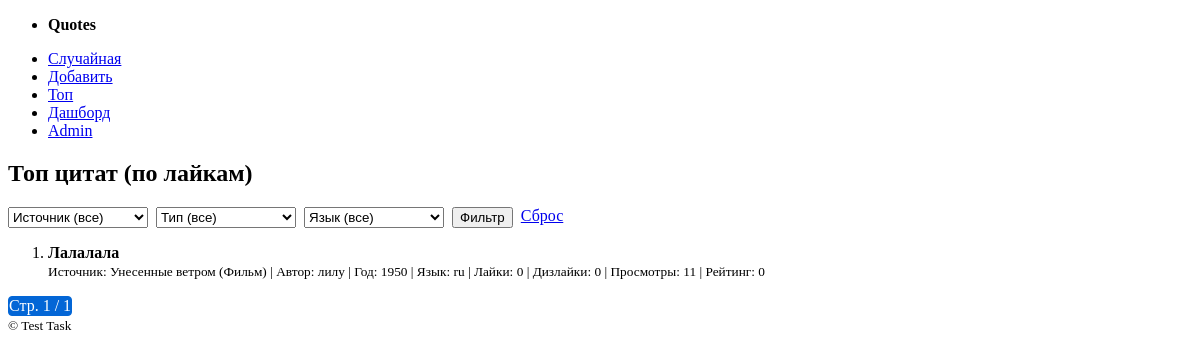
The app's page /top/, older data.
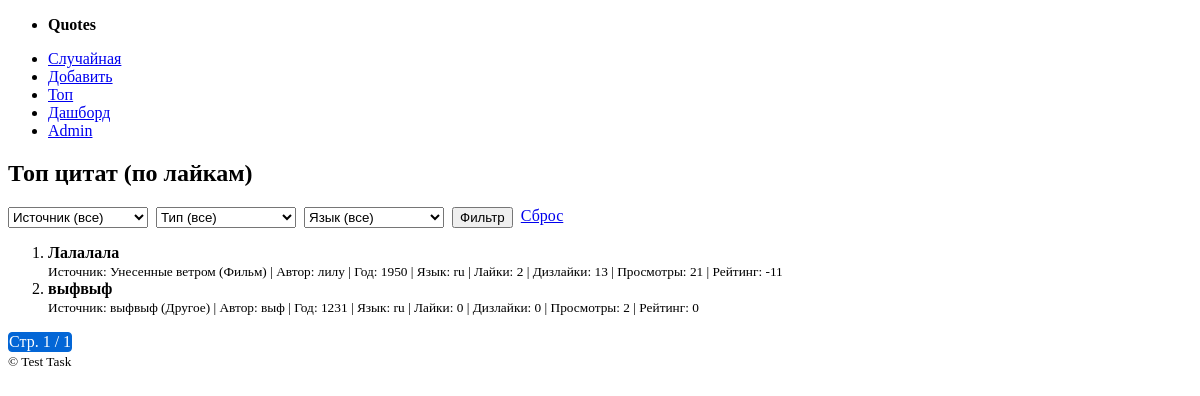
The same page, newer data.
### quotesapp/models.py (models this page shows, shortened)
class Quote(models.Model):
    source = models.ForeignKey(Source, on_delete=models.CASCADE, related_name="quotes")
    text = models.TextField(unique=True)
    weight = models.PositiveIntegerField(default=1)
    views = models.PositiveIntegerField(default=0)
    likes = models.PositiveIntegerField(default=0)
    dislikes = models.PositiveIntegerField(default=0)
    author = models.CharField(max_length=255, blank=True)
    language = models.CharField(max_length=8, default="ru", help_text="Код языка, напр. ru, en")
    year = models.PositiveIntegerField(null=True, blank=True)
    created_at = models.DateTimeField(auto_now_add=True)
    class Meta:
        ordering = ["-likes", "-created_at"]
        indexes = [
            models.Index(fields=["language"]),
            models.Index(fields=["source"]),
        ]
    @property
    def rating(self):
        return self.likes - self.dislikes

class Source(models.Model):
    SOURCE_TYPES = [
        ("movie", "Фильм"),
        ("book", "Книга"),
        ("other", "Другое"),
    ]
    name = models.CharField(max_length=255, unique=True)
    type = models.CharField(max_length=20, choices=SOURCE_TYPES, default="other")

### quotesapp/views.py (the view)
# urls.py: path("top/", views.top_quotes, name="top_quotes"),
def top_quotes(request):
    qs = Quote.objects.all()
    source_id = request.GET.get("source")
    source_type = request.GET.get("type")
    language = request.GET.get("lang")
    if source_id:
        qs = qs.filter(source_id=source_id)
    if source_type:
        qs = qs.filter(source__type=source_type)
    if language:
        qs = qs.filter(language=language)
    qs = qs.order_by("-likes", "dislikes", "-views")
    paginator = Paginator(qs, 10)
    page_number = request.GET.get("page")
    page_obj = paginator.get_page(page_number)
    sources = Source.objects.order_by("name")
    languages = Quote.objects.values_list("language", flat=True).distinct().order_by("language")
    context = {
        "page_obj": page_obj,
        "sources": sources,
        "languages": languages,
        "current_source": source_id or "",
        "current_type": source_type or "",
        "current_lang": language or "",
    }
    return render(request, "quotesapp/top_quotes.html", context)

### quotesapp/templates/quotesapp/top_quotes.html (shortened to what this page needs)
{% extends "quotesapp/base.html" %}
{% block content %}
<h2>Топ цитат (по лайкам)</h2>
<form method="get" class="inline-filters">
    <select name="source">
        <option value="">Источник (все)</option>
    </select>
    <select name="type">
        <option value="">Тип (все)</option>
    </select>
    <select name="lang">
        <option value="">Язык (все)</option>
    </select>
    <button type="submit">Фильтр</button>
    <a href="{% url 'top_quotes' %}" role="button" class="secondary">Сброс</a>
</form>
{% if page_obj.object_list %}
<ol start="{{ page_obj.start_index }}">
  {% for q in page_obj.object_list %}
    <li>
      <strong>{{ q.text|truncatechars:160 }}</strong><br/>
      <small>
        Источник: {{ q.source.name }} ({{ q.source.get_type_display }})
        {% if q.author %}| Автор: {{ q.author }}{% endif %}
        {% if q.year %}| Год: {{ q.year }}{% endif %}
        | Язык: {{ q.language }}
        | Лайки: {{ q.likes }} | Дизлайки: {{ q.dislikes }} | Просмотры: {{ q.views }} | Рейтинг: {{ q.rating }}
      </small>
    </li>
  {% endfor %}
</ol>
<div class="pagination">
    <span class="current">Стр. {{ page_obj.number }} / {{ page_obj.paginator.num_pages }}</span>
</div>
{% else %}
<p>Нет цитат.</p>
{% endif %}
{% endblock %}

### quotesapp/templates/quotesapp/base.html (shortened to what this page needs)
{% load static %}
<!DOCTYPE html>
<html lang="ru">
<head>
    <link rel="stylesheet" href="https://cdn.jsdelivr.net/npm/@picocss/pico@2/css/pico.min.css">
</head>
<body>
<header class="container">
    <nav>
        <ul>
            <li><strong>Quotes</strong></li>
        </ul>
        <ul>
            <li><a href="{% url 'index' %}">Случайная</a></li>
            <li><a href="{% url 'add_quote' %}">Добавить</a></li>
            <li><a href="{% url 'top_quotes' %}">Топ</a></li>
            <li><a href="{% url 'dashboard' %}">Дашборд</a></li>
            <li><a href="/admin/" target="_blank">Admin</a></li>
        </ul>
    </nav>
</header>
<main class="container">
    {% block content %}{% endblock %}
</main>
<footer class="container">
    <small>&copy; Test Task</small>
</footer>
</body>
</html>

### quotesapp/templates/quotesapp/base.html (style rules this page uses)
nav ul { align-items: center; }
form.inline-filters { display: flex; gap: .5rem; flex-wrap: wrap; }
form.inline-filters select { min-width: 140px; }
.pagination { display:flex; gap:.4rem; flex-wrap: wrap; margin-top:1rem; }
.pagination a, .pagination span { padding:.3rem .6рем; border:1px solid #ccc; border-radius:4px; text-decoration:none; }
.pagination .current { background:#0366d6; color:#fff; border-color:#0366d6; }

Row changes from the older to the newer data that the page shows:
changed Quote "Лалалала": likes "0" → "2"; dislikes "0" → "13"; views "11" → "21"; rating "0" → "-11"
added Quote: text "выфвыф", source.name "выфвыф", source.type "Другое", author "выф", year "1231", language "ru", likes "0", dislikes "0", views "2", rating "0"
